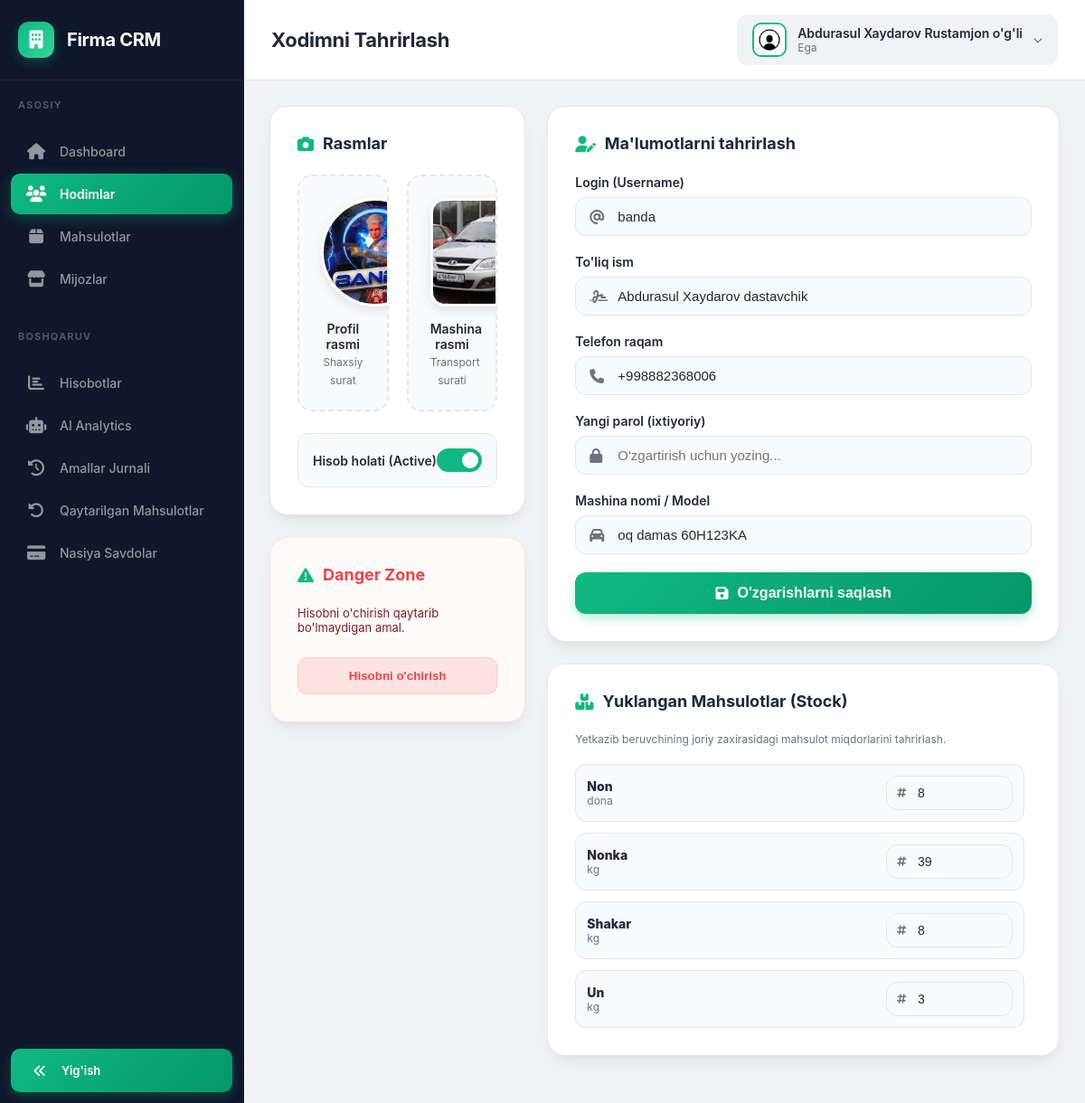
The page /edituser/banda (signed in) on the database as committed earlier.
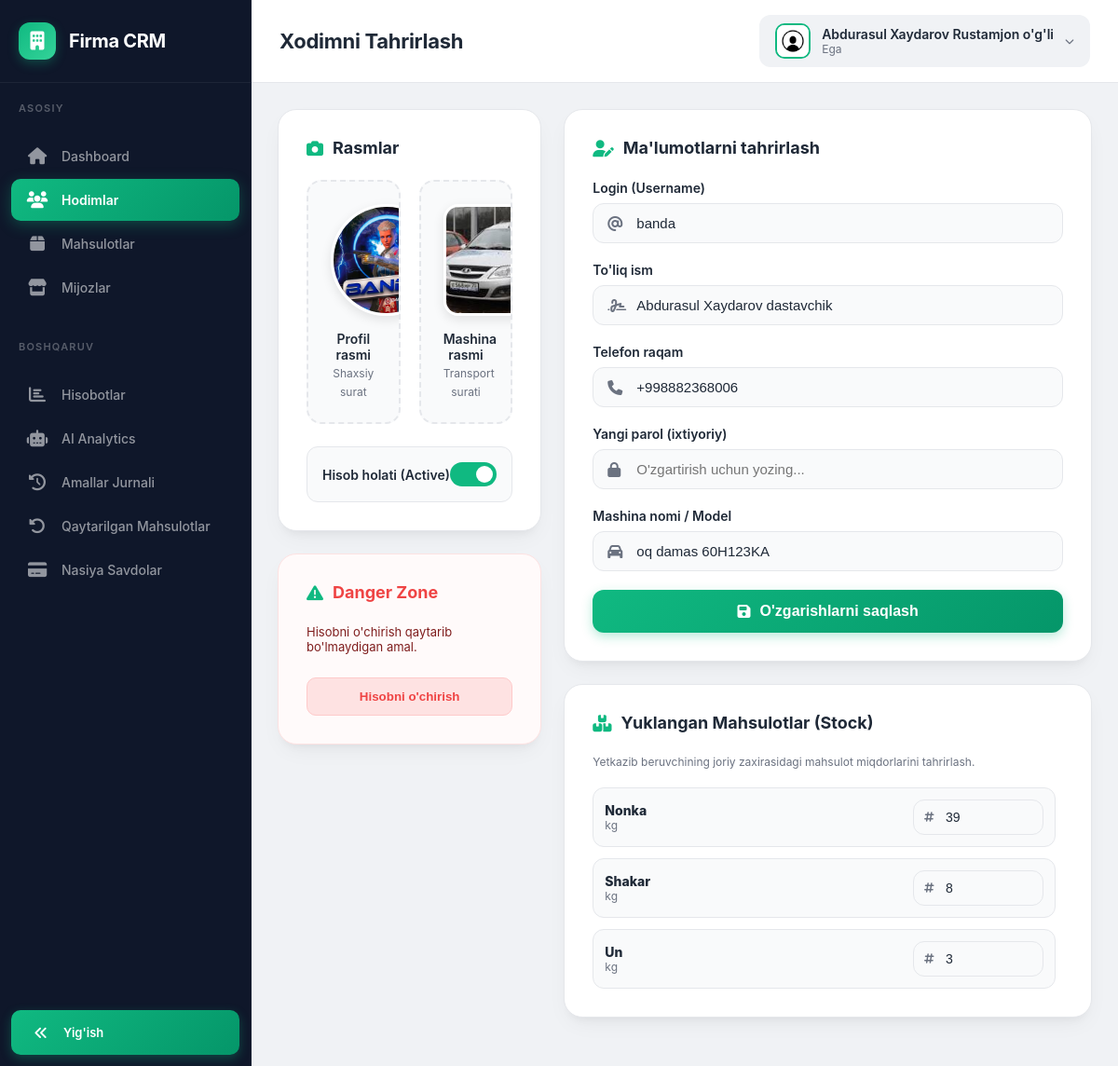
The same page on the database as committed later.
### main/models.py (models this page shows, shortened)
class Mahsulot(models.Model):
    nomi = models.CharField(max_length=255)
    rasmi = models.ImageField(upload_to='mahsulotlar/')
    narxi = models.DecimalField(max_digits=10, decimal_places=2)
    turi = models.ForeignKey(MahsulotTuri, on_delete=models.CASCADE)
    miqdori = models.FloatField(default=0)
    min_miqdori = models.FloatField(default=10, help_text="Bu miqdordan kam bo'lsa ogohlantirish chiqadi")

class MahsulotTuri(models.Model):
    nomi = models.CharField(max_length=100)  # kg, dona, l

### main/views.py (the view, shortened to what this page needs)
# urls.py: path('edituser/<str:username>', editusr , name='edituser'),
@login_required(login_url='login')
def editusr(request, username):
    user_edit = get_object_or_404(User, username=username)
    mn = ''
    mr = ''
    all_mahsulotlar = []
    current_yuklamalar_dict = {}
    if user_edit.type == 'yetkazib_beruvchi':
        yb = YetkazibBeruvchi.objects.get(user=user_edit)
        mn = yb.bmh
        mr = yb.bmr.url if yb.bmr else ''
        all_mahsulotlar = Mahsulot.objects.all().order_by('nomi')
        from .functions import mahsulotlar_miqdori
        yuklamalar_list = mahsulotlar_miqdori(yb.mahsulotlar)
        for y in yuklamalar_list:
            current_yuklamalar_dict[y.nom] = y.miqdor
    return render(request, 'editusr.html', {
        'user_edit': user_edit,
        'mn': mn,
        'mr': mr,
        'all_mahsulotlar': all_mahsulotlar,
        'current_yuklamalar': current_yuklamalar_dict
    })

### main/models.py (called while the page is built)
    @property
    def rasmi(self):
        if self.type == 'yetkazib_beruvchi':
            try:
                return YetkazibBeruvchi.objects.get(user=self).rasmi.url
            except YetkazibBeruvchi.DoesNotExist:
                return None
        elif self.type == 'pazanda':
            try:
                return Pazanda.objects.get(user=self).rasmi.url
            except Pazanda.DoesNotExist:
                return None
        return None

### main/templates/editusr.html (shortened to what the changed rows need)
{% extends 'egabase.html' %}
{% load static %}
{% block page_title %}Xodimni Tahrirlash{% endblock %}
{% block content %}
<div class="main-container">
    <form id="editUserForm" method="POST" enctype="multipart/form-data">
        <div class="edit-grid">
            <div class="edit-right">
                {% if user_edit.type == 'yetkazib_beruvchi' %}
                <div class="edit-card">
                    <div style="max-height: 400px; overflow-y: auto; padding-right: 8px;">
                        <div style="display: flex; flex-direction: column; gap: 12px;">
                            {% for m in all_mahsulotlar %}
<div style="display:flex; align-items:center; justify-content:space-between; padding:12px; background:#f9fafb; border-radius:12px; border:1px solid var(--border-color);">
    <div style="display:flex; flex-direction:column;">
        <span style="font-size:14px; font-weight:800; color:var(--text-dark);">
            {{ m.nomi }}
        </span>
        <span style="font-size:12px; color:var(--text-light);">
            {{ m.turi.nomi }}
        </span>
    </div>
    <div class="input-wrapper" style="width: 140px;">
        <input type="number"
               name="qty_{{ m.id }}"
               value="{% for nom, qty in current_yuklamalar.items %}{% if nom == m.nomi %}{{ qty|floatformat:0 }}{% endif %}{% endfor %}"
               class="form-control"
               style="padding: 10px 10px 10px 34px; font-size: 14px;"
               placeholder="0"
               min="0"
               step="any">
    </div>
</div>
{% endfor %}
                        </div>
                    </div>
                </div>
                {% endif %}
            </div>
        </div>
    </form>
</div>
{% endblock %}

Rows that differ between the two databases and show on the page:
removed Mahsulot: nomi "Non", turi.nomi "dona", qty "8"
